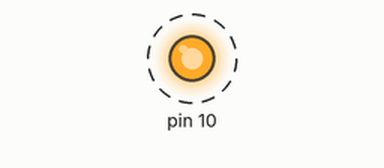
Bench run of a program on a simulated Raspberry Pi (header pin numbers). Parts: output pins drawn as LEDs (lit = HIGH). Dashed ring = blinking.

Above: at 0.12 s.
Timing chart, 0 to 3.0 s (numbered marks = the images above):
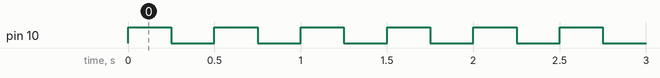

Measured:
- by itself, pin 10: alternates HIGH for 0.25 s and LOW for 0.25 s

The program:

blinker.py
```python
import RPi.GPIO as GPIO   # To include the library so that we can use the raspberry pi GPIO pins in the code
import time               # Importer this library to use the sleep method so that we can give a delay between the blinking of LED

GPIO.setwarnings(False)   # To ignore any warnings that the compiler gives and compiles the code
GPIO.setmode(GPIO.BOARD)  # For the numbering of GPIO pins of RPI
GPIO.setup(10, GPIO.OUT)  # Declaring the pin number 10 as output


try:
	while 1:
		GPIO.output(10, GPIO.HIGH)    # To turn the LED on
		time.sleep(0.25)              # Delay so that the LED can be seen as blinking
		GPIO.output(10, GPIO.LOW)     # To turn the led off
		time.sleep(0.25)
except KeyboardInterrupt:         # To stop the program if any interruption from the keyboard is detected
    GPIO.cleanup()                # To resset the ports that were used in the program so that the ports can be used again

    # Kanishk Jain
    # Task 5.1P - SIT210
```
